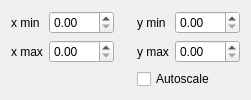
     <widget class="QWidget" name="layoutWidget">
      <property name="geometry">
       <rect>
        <x>62</x>
        <y>442</y>
        <width>251</width>
        <height>92</height>
       </rect>
      </property>
      <layout class="QGridLayout" name="gridLayout_3">
       <item row="1" column="0">
        <layout class="QHBoxLayout" name="horizontalLayout_4">
         <item>
          <widget class="QLabel" name="label_17">
           <property name="styleSheet">
            <string notr="true">  font-family: 'Microsoft YaHei';</string>
           </property>
           <property name="text">
            <string>x max</string>
           </property>
          </widget>
         </item>
         <item>
          <widget class="QDoubleSpinBox" name="doubleSpinBoXa">
           <property name="minimumSize">
            <size>
             <width>65</width>
             <height>0</height>
            </size>
           </property>
           <property name="maximumSize">
            <size>
             <width>65</width>
             <height>16777215</height>
            </size>
           </property>
           <property name="styleSheet">
            <string notr="true">  font-family: 'Microsoft YaHei';</string>
           </property>
          </widget>
         </item>
        </layout>
       </item>
       <item row="0" column="2">
        <layout class="QHBoxLayout" name="horizontalLayout_10">
         <item>
          <widget class="QLabel" name="label_18">
           <property name="styleSheet">
            <string notr="true">  font-family: 'Microsoft YaHei';</string>
           </property>
           <property name="text">
            <string>y min</string>
           </property>
          </widget>
         </item>
         <item>
          <widget class="QDoubleSpinBox" name="doubleSpinBoYi">
           <property name="minimumSize">
            <size>
             <width>65</width>
             <height>0</height>
            </size>
           </property>
           <property name="maximumSize">
            <size>
             <width>65</width>
             <height>16777215</height>
            </size>
           </property>
           <property name="styleSheet">
            <string notr="true">  font-family: 'Microsoft YaHei';</string>
           </property>
          </widget>
         </item>
        </layout>
       </item>
       <item row="0" column="1">
        <spacer name="horizontalSpacer_7">
         <property name="orientation">
          <enum>Qt::Horizontal</enum>
         </property>
         <property name="sizeHint" stdset="0">
          <size>
           <width>40</width>
           <height>20</height>
          </size>
         </property>
        </spacer>
       </item>
       <item row="1" column="2">
        <layout class="QHBoxLayout" name="horizontalLayout_9">
         <item>
          <widget class="QLabel" name="label_19">
           <property name="styleSheet">
            <string notr="true">  font-family: 'Microsoft YaHei';</string>
           </property>
           <property name="text">
            <string>y max</string>
           </property>
          </widget>
         </item>
         <item>
          <widget class="QDoubleSpinBox" name="doubleSpinBoYa">
           <property name="minimumSize">
            <size>
             <width>65</width>
             <height>0</height>
            </size>
           </property>
           <property name="maximumSize">
            <size>
             <width>65</width>
             <height>16777215</height>
            </size>
           </property>
           <property name="styleSheet">
            <string notr="true">  font-family: 'Microsoft YaHei';</string>
           </property>
          </widget>
         </item>
        </layout>
       </item>
       <item row="0" column="0">
        <layout class="QHBoxLayout" name="horizontalLayout_3">
         <item>
          <widget class="QLabel" name="label_16">
           <property name="styleSheet">
            <string notr="true">  font-family: 'Microsoft YaHei';</string>
           </property>
           <property name="text">
            <string>x min</string>
           </property>
          </widget>
         </item>
         <item>
          <widget class="QDoubleSpinBox" name="doubleSpinBoXi">
           <property name="minimumSize">
            <size>
             <width>65</width>
             <height>0</height>
            </size>
           </property>
           <property name="maximumSize">
            <size>
             <width>65</width>
             <height>16777215</height>
            </size>
           </property>
           <property name="styleSheet">
            <string notr="true">  font-family: 'Microsoft YaHei';</string>
           </property>
          </widget>
         </item>
        </layout>
       </item>
       <item row="2" column="2">
        <widget class="QCheckBox" name="autoscale">
         <property name="text">
          <string>Autoscale</string>
         </property>
        </widget>
       </item>
      </layout>
     </widget>
